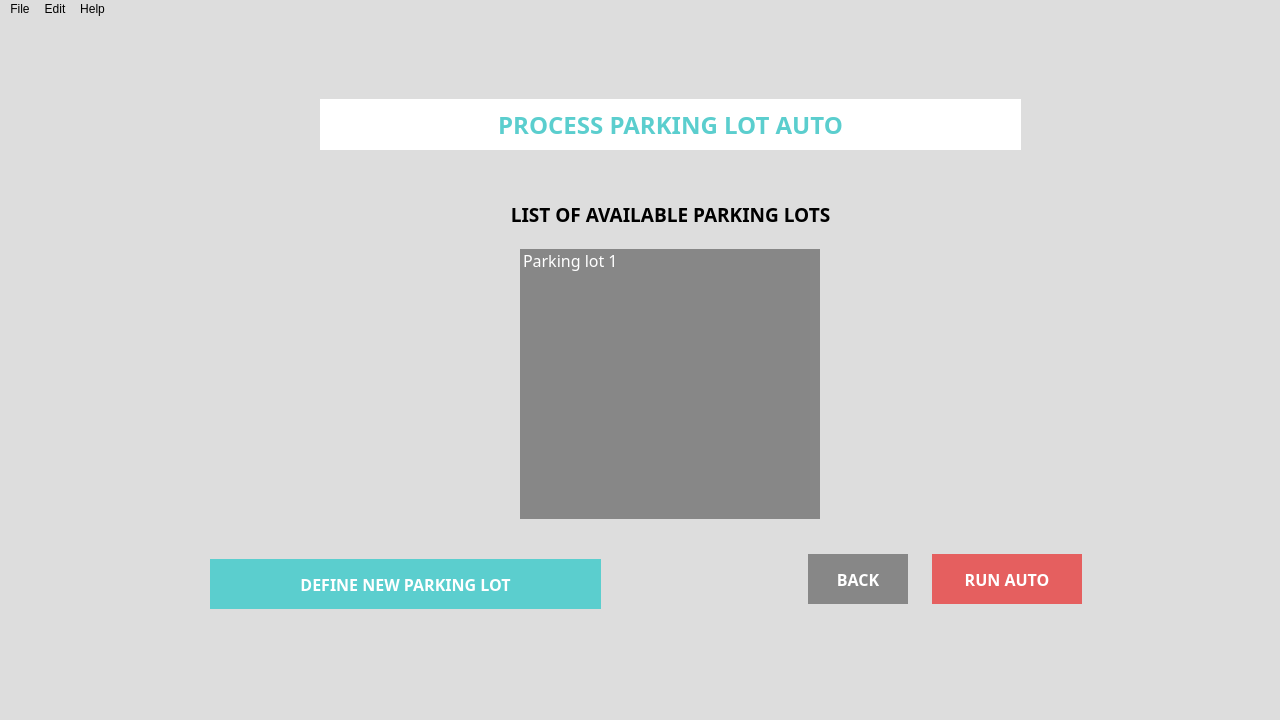
<?xml version="1.0" encoding="UTF-8"?>
<ui version="4.0">
 <class>MainWindow</class>
 <widget class="QMainWindow" name="MainWindow">
  <property name="geometry">
   <rect>
    <x>0</x>
    <y>0</y>
    <width>1280</width>
    <height>720</height>
   </rect>
  </property>
  <property name="windowTitle">
   <string>MainWindow</string>
  </property>
  <property name="styleSheet">
   <string notr="true">color: black;

background-color: rgb(221, 221, 221);
border:0;
font: 12pt &quot;Montserrat&quot;;</string>
  </property>
  <widget class="QWidget" name="centralwidget">
   <widget class="QLabel" name="define_parking_lot_label">
    <property name="geometry">
     <rect>
      <x>320</x>
      <y>80</y>
      <width>701</width>
      <height>51</height>
     </rect>
    </property>
    <property name="font">
     <font>
      <family>Montserrat</family>
      <pointsize>18</pointsize>
      <weight>75</weight>
      <italic>false</italic>
      <bold>true</bold>
     </font>
    </property>
    <property name="styleSheet">
     <string notr="true">color: rgb(91, 206, 206);
background-color: rgb(255, 255, 255);
font: 18pt;
font: bold;</string>
    </property>
    <property name="text">
     <string>PROCESS PARKING LOT AUTO</string>
    </property>
    <property name="alignment">
     <set>Qt::AlignCenter</set>
    </property>
   </widget>
   <widget class="QLabel" name="define_parking_lot_label_2">
    <property name="geometry">
     <rect>
      <x>320</x>
      <y>170</y>
      <width>701</width>
      <height>51</height>
     </rect>
    </property>
    <property name="font">
     <font>
      <family>Montserrat</family>
      <pointsize>14</pointsize>
      <weight>75</weight>
      <italic>false</italic>
      <bold>true</bold>
     </font>
    </property>
    <property name="styleSheet">
     <string notr="true">color: black;
background-color: transparent;
font: 14pt;
font: bold;</string>
    </property>
    <property name="text">
     <string>LIST OF AVAILABLE PARKING LOTS</string>
    </property>
    <property name="alignment">
     <set>Qt::AlignCenter</set>
    </property>
   </widget>
   <widget class="QListWidget" name="list_parking_lotWidget">
    <property name="geometry">
     <rect>
      <x>520</x>
      <y>230</y>
      <width>300</width>
      <height>270</height>
     </rect>
    </property>
    <property name="maximumSize">
     <size>
      <width>300</width>
      <height>270</height>
     </size>
    </property>
    <property name="font">
     <font>
      <family>Montserrat</family>
      <pointsize>12</pointsize>
      <weight>50</weight>
      <italic>false</italic>
      <bold>false</bold>
     </font>
    </property>
    <property name="styleSheet">
     <string notr="true">background-color: rgb(135, 135, 135);
color: rgb(255, 255, 255);</string>
    </property>
    <item>
     <property name="text">
      <string>Parking lot 1</string>
     </property>
    </item>
   </widget>
   <widget class="QPushButton" name="define_button">
    <property name="geometry">
     <rect>
      <x>210</x>
      <y>540</y>
      <width>391</width>
      <height>50</height>
     </rect>
    </property>
    <property name="sizePolicy">
     <sizepolicy hsizetype="Minimum" vsizetype="Fixed">
      <horstretch>0</horstretch>
      <verstretch>0</verstretch>
     </sizepolicy>
    </property>
    <property name="maximumSize">
     <size>
      <width>16777215</width>
      <height>50</height>
     </size>
    </property>
    <property name="palette">
     <palette>
      <active>
       <colorrole role="WindowText">
        <brush brushstyle="SolidPattern">
         <color alpha="255">
          <red>255</red>
          <green>255</green>
          <blue>255</blue>
         </color>
        </brush>
       </colorrole>
       <colorrole role="Button">
        <brush brushstyle="SolidPattern">
         <color alpha="255">
          <red>91</red>
          <green>206</green>
          <blue>206</blue>
         </color>
        </brush>
       </colorrole>
       <colorrole role="Text">
        <brush brushstyle="SolidPattern">
         <color alpha="255">
          <red>255</red>
          <green>255</green>
          <blue>255</blue>
         </color>
        </brush>
       </colorrole>
       <colorrole role="ButtonText">
        <brush brushstyle="SolidPattern">
         <color alpha="255">
          <red>255</red>
          <green>255</green>
          <blue>255</blue>
         </color>
        </brush>
       </colorrole>
       <colorrole role="Base">
        <brush brushstyle="SolidPattern">
         <color alpha="255">
          <red>91</red>
          <green>206</green>
          <blue>206</blue>
         </color>
        </brush>
       </colorrole>
       <colorrole role="Window">
        <brush brushstyle="SolidPattern">
         <color alpha="255">
          <red>91</red>
          <green>206</green>
          <blue>206</blue>
         </color>
        </brush>
       </colorrole>
       <colorrole role="PlaceholderText">
        <brush brushstyle="NoBrush">
         <color alpha="128">
          <red>255</red>
          <green>255</green>
          <blue>255</blue>
         </color>
        </brush>
       </colorrole>
      </active>
      <inactive>
       <colorrole role="WindowText">
        <brush brushstyle="SolidPattern">
         <color alpha="255">
          <red>255</red>
          <green>255</green>
          <blue>255</blue>
         </color>
        </brush>
       </colorrole>
       <colorrole role="Button">
        <brush brushstyle="SolidPattern">
         <color alpha="255">
          <red>91</red>
          <green>206</green>
          <blue>206</blue>
         </color>
        </brush>
       </colorrole>
       <colorrole role="Text">
        <brush brushstyle="SolidPattern">
         <color alpha="255">
          <red>255</red>
          <green>255</green>
          <blue>255</blue>
         </color>
        </brush>
       </colorrole>
       <colorrole role="ButtonText">
        <brush brushstyle="SolidPattern">
         <color alpha="255">
          <red>255</red>
          <green>255</green>
          <blue>255</blue>
         </color>
        </brush>
       </colorrole>
       <colorrole role="Base">
        <brush brushstyle="SolidPattern">
         <color alpha="255">
          <red>91</red>
          <green>206</green>
          <blue>206</blue>
         </color>
        </brush>
       </colorrole>
       <colorrole role="Window">
        <brush brushstyle="SolidPattern">
         <color alpha="255">
          <red>91</red>
          <green>206</green>
          <blue>206</blue>
         </color>
        </brush>
       </colorrole>
       <colorrole role="PlaceholderText">
        <brush brushstyle="NoBrush">
         <color alpha="128">
          <red>255</red>
          <green>255</green>
          <blue>255</blue>
         </color>
        </brush>
       </colorrole>
      </inactive>
      <disabled>
       <colorrole role="WindowText">
        <brush brushstyle="SolidPattern">
         <color alpha="255">
          <red>255</red>
          <green>255</green>
          <blue>255</blue>
         </color>
        </brush>
       </colorrole>
       <colorrole role="Button">
        <brush brushstyle="SolidPattern">
         <color alpha="255">
          <red>91</red>
          <green>206</green>
          <blue>206</blue>
         </color>
        </brush>
       </colorrole>
       <colorrole role="Text">
        <brush brushstyle="SolidPattern">
         <color alpha="255">
          <red>255</red>
          <green>255</green>
          <blue>255</blue>
         </color>
        </brush>
       </colorrole>
       <colorrole role="ButtonText">
        <brush brushstyle="SolidPattern">
         <color alpha="255">
          <red>255</red>
          <green>255</green>
          <blue>255</blue>
         </color>
        </brush>
       </colorrole>
       <colorrole role="Base">
        <brush brushstyle="SolidPattern">
         <color alpha="255">
          <red>91</red>
          <green>206</green>
          <blue>206</blue>
         </color>
        </brush>
       </colorrole>
       <colorrole role="Window">
        <brush brushstyle="SolidPattern">
         <color alpha="255">
          <red>91</red>
          <green>206</green>
          <blue>206</blue>
         </color>
        </brush>
       </colorrole>
       <colorrole role="PlaceholderText">
        <brush brushstyle="NoBrush">
         <color alpha="128">
          <red>255</red>
          <green>255</green>
          <blue>255</blue>
         </color>
        </brush>
       </colorrole>
      </disabled>
     </palette>
    </property>
    <property name="font">
     <font>
      <family>Montserrat</family>
      <pointsize>12</pointsize>
      <weight>75</weight>
      <italic>false</italic>
      <bold>true</bold>
     </font>
    </property>
    <property name="whatsThis">
     <string>&lt;html&gt;&lt;head/&gt;&lt;body&gt;&lt;p&gt;&lt;span style=&quot; font-size:11pt; font-weight:400;&quot;&gt;Save the coordinate information as Landmark&lt;/span&gt;&lt;/p&gt;&lt;/body&gt;&lt;/html&gt;</string>
    </property>
    <property name="styleSheet">
     <string notr="true">QPushButton{
	background-color: rgb(91, 206, 206);
	color: rgb(255, 255, 255);
	font: 12pt;
	font: bold;
}

QPushButton:hover{
	background-color: rgb(108, 245, 245);
}

QPushButton:pressed{
	background-color: rgb(51, 153, 150);
}</string>
    </property>
    <property name="text">
     <string>DEFINE NEW PARKING LOT</string>
    </property>
   </widget>
   <widget class="QWidget" name="horizontalLayoutWidget_2">
    <property name="geometry">
     <rect>
      <x>790</x>
      <y>520</y>
      <width>311</width>
      <height>80</height>
     </rect>
    </property>
    <layout class="QHBoxLayout" name="horizontalLayout">
     <item>
      <widget class="QPushButton" name="back_button">
       <property name="maximumSize">
        <size>
         <width>100</width>
         <height>50</height>
        </size>
       </property>
       <property name="palette">
        <palette>
         <active>
          <colorrole role="WindowText">
           <brush brushstyle="SolidPattern">
            <color alpha="255">
             <red>255</red>
             <green>255</green>
             <blue>255</blue>
            </color>
           </brush>
          </colorrole>
          <colorrole role="Button">
           <brush brushstyle="SolidPattern">
            <color alpha="255">
             <red>135</red>
             <green>135</green>
             <blue>135</blue>
            </color>
           </brush>
          </colorrole>
          <colorrole role="Text">
           <brush brushstyle="SolidPattern">
            <color alpha="255">
             <red>255</red>
             <green>255</green>
             <blue>255</blue>
            </color>
           </brush>
          </colorrole>
          <colorrole role="ButtonText">
           <brush brushstyle="SolidPattern">
            <color alpha="255">
             <red>255</red>
             <green>255</green>
             <blue>255</blue>
            </color>
           </brush>
          </colorrole>
          <colorrole role="Base">
           <brush brushstyle="SolidPattern">
            <color alpha="255">
             <red>135</red>
             <green>135</green>
             <blue>135</blue>
            </color>
           </brush>
          </colorrole>
          <colorrole role="Window">
           <brush brushstyle="SolidPattern">
            <color alpha="255">
             <red>135</red>
             <green>135</green>
             <blue>135</blue>
            </color>
           </brush>
          </colorrole>
          <colorrole role="PlaceholderText">
           <brush brushstyle="NoBrush">
            <color alpha="128">
             <red>255</red>
             <green>255</green>
             <blue>255</blue>
            </color>
           </brush>
          </colorrole>
         </active>
         <inactive>
          <colorrole role="WindowText">
           <brush brushstyle="SolidPattern">
            <color alpha="255">
             <red>255</red>
             <green>255</green>
             <blue>255</blue>
            </color>
           </brush>
          </colorrole>
          <colorrole role="Button">
           <brush brushstyle="SolidPattern">
            <color alpha="255">
             <red>135</red>
             <green>135</green>
             <blue>135</blue>
            </color>
           </brush>
          </colorrole>
          <colorrole role="Text">
           <brush brushstyle="SolidPattern">
            <color alpha="255">
             <red>255</red>
             <green>255</green>
             <blue>255</blue>
            </color>
           </brush>
          </colorrole>
          <colorrole role="ButtonText">
           <brush brushstyle="SolidPattern">
            <color alpha="255">
             <red>255</red>
             <green>255</green>
             <blue>255</blue>
            </color>
           </brush>
          </colorrole>
          <colorrole role="Base">
           <brush brushstyle="SolidPattern">
            <color alpha="255">
             <red>135</red>
             <green>135</green>
             <blue>135</blue>
            </color>
           </brush>
          </colorrole>
          <colorrole role="Window">
           <brush brushstyle="SolidPattern">
            <color alpha="255">
             <red>135</red>
             <green>135</green>
             <blue>135</blue>
            </color>
           </brush>
          </colorrole>
          <colorrole role="PlaceholderText">
           <brush brushstyle="NoBrush">
            <color alpha="128">
             <red>255</red>
             <green>255</green>
             <blue>255</blue>
            </color>
           </brush>
          </colorrole>
         </inactive>
         <disabled>
          <colorrole role="WindowText">
           <brush brushstyle="SolidPattern">
            <color alpha="255">
             <red>255</red>
             <green>255</green>
             <blue>255</blue>
            </color>
           </brush>
          </colorrole>
          <colorrole role="Button">
           <brush brushstyle="SolidPattern">
            <color alpha="255">
             <red>135</red>
             <green>135</green>
             <blue>135</blue>
            </color>
           </brush>
          </colorrole>
          <colorrole role="Text">
           <brush brushstyle="SolidPattern">
            <color alpha="255">
             <red>255</red>
             <green>255</green>
             <blue>255</blue>
            </color>
           </brush>
          </colorrole>
          <colorrole role="ButtonText">
           <brush brushstyle="SolidPattern">
            <color alpha="255">
             <red>255</red>
             <green>255</green>
             <blue>255</blue>
            </color>
           </brush>
          </colorrole>
          <colorrole role="Base">
           <brush brushstyle="SolidPattern">
            <color alpha="255">
             <red>135</red>
             <green>135</green>
             <blue>135</blue>
            </color>
           </brush>
          </colorrole>
          <colorrole role="Window">
           <brush brushstyle="SolidPattern">
            <color alpha="255">
             <red>135</red>
             <green>135</green>
             <blue>135</blue>
            </color>
           </brush>
          </colorrole>
          <colorrole role="PlaceholderText">
           <brush brushstyle="NoBrush">
            <color alpha="128">
             <red>255</red>
             <green>255</green>
             <blue>255</blue>
            </color>
           </brush>
          </colorrole>
         </disabled>
        </palette>
       </property>
       <property name="font">
        <font>
         <family>Montserrat</family>
         <pointsize>12</pointsize>
         <weight>75</weight>
         <italic>false</italic>
         <bold>true</bold>
        </font>
       </property>
       <property name="whatsThis">
        <string>&lt;html&gt;&lt;head/&gt;&lt;body&gt;&lt;p&gt;&lt;span style=&quot; font-size:11pt; font-weight:400;&quot;&gt;Return to previous step&lt;/span&gt;&lt;/p&gt;&lt;/body&gt;&lt;/html&gt;</string>
       </property>
       <property name="styleSheet">
        <string notr="true">QPushButton{
	background-color:rgb(135, 135, 135);
	color: rgb(255, 255, 255);
	font: 12pt;
	font: bold;
}

QPushButton:hover{
	background-color:rgb(180, 180, 180);
}

QPushButton:pressed{
	background-color:rgb(86, 86, 86);
	border -radius: 20px;
}</string>
       </property>
       <property name="text">
        <string>BACK</string>
       </property>
      </widget>
     </item>
     <item>
      <widget class="QPushButton" name="run_auto_button">
       <property name="maximumSize">
        <size>
         <width>150</width>
         <height>50</height>
        </size>
       </property>
       <property name="palette">
        <palette>
         <active>
          <colorrole role="WindowText">
           <brush brushstyle="SolidPattern">
            <color alpha="255">
             <red>255</red>
             <green>255</green>
             <blue>255</blue>
            </color>
           </brush>
          </colorrole>
          <colorrole role="Button">
           <brush brushstyle="SolidPattern">
            <color alpha="255">
             <red>229</red>
             <green>95</green>
             <blue>95</blue>
            </color>
           </brush>
          </colorrole>
          <colorrole role="Text">
           <brush brushstyle="SolidPattern">
            <color alpha="255">
             <red>255</red>
             <green>255</green>
             <blue>255</blue>
            </color>
           </brush>
          </colorrole>
          <colorrole role="ButtonText">
           <brush brushstyle="SolidPattern">
            <color alpha="255">
             <red>255</red>
             <green>255</green>
             <blue>255</blue>
            </color>
           </brush>
          </colorrole>
          <colorrole role="Base">
           <brush brushstyle="SolidPattern">
            <color alpha="255">
             <red>229</red>
             <green>95</green>
             <blue>95</blue>
            </color>
           </brush>
          </colorrole>
          <colorrole role="Window">
           <brush brushstyle="SolidPattern">
            <color alpha="255">
             <red>229</red>
             <green>95</green>
             <blue>95</blue>
            </color>
           </brush>
          </colorrole>
          <colorrole role="PlaceholderText">
           <brush brushstyle="NoBrush">
            <color alpha="128">
             <red>255</red>
             <green>255</green>
             <blue>255</blue>
            </color>
           </brush>
          </colorrole>
         </active>
         <inactive>
          <colorrole role="WindowText">
           <brush brushstyle="SolidPattern">
            <color alpha="255">
             <red>255</red>
             <green>255</green>
             <blue>255</blue>
            </color>
           </brush>
          </colorrole>
          <colorrole role="Button">
           <brush brushstyle="SolidPattern">
            <color alpha="255">
             <red>229</red>
             <green>95</green>
             <blue>95</blue>
            </color>
           </brush>
          </colorrole>
          <colorrole role="Text">
           <brush brushstyle="SolidPattern">
            <color alpha="255">
             <red>255</red>
             <green>255</green>
             <blue>255</blue>
            </color>
           </brush>
          </colorrole>
          <colorrole role="ButtonText">
           <brush brushstyle="SolidPattern">
            <color alpha="255">
             <red>255</red>
             <green>255</green>
             <blue>255</blue>
            </color>
           </brush>
          </colorrole>
          <colorrole role="Base">
           <brush brushstyle="SolidPattern">
            <color alpha="255">
             <red>229</red>
             <green>95</green>
             <blue>95</blue>
            </color>
           </brush>
          </colorrole>
          <colorrole role="Window">
           <brush brushstyle="SolidPattern">
            <color alpha="255">
             <red>229</red>
             <green>95</green>
             <blue>95</blue>
            </color>
           </brush>
          </colorrole>
          <colorrole role="PlaceholderText">
           <brush brushstyle="NoBrush">
            <color alpha="128">
             <red>255</red>
             <green>255</green>
             <blue>255</blue>
            </color>
           </brush>
          </colorrole>
         </inactive>
         <disabled>
          <colorrole role="WindowText">
           <brush brushstyle="SolidPattern">
            <color alpha="255">
             <red>255</red>
             <green>255</green>
             <blue>255</blue>
            </color>
           </brush>
          </colorrole>
          <colorrole role="Button">
           <brush brushstyle="SolidPattern">
            <color alpha="255">
             <red>229</red>
             <green>95</green>
             <blue>95</blue>
            </color>
           </brush>
          </colorrole>
          <colorrole role="Text">
           <brush brushstyle="SolidPattern">
            <color alpha="255">
             <red>255</red>
             <green>255</green>
             <blue>255</blue>
            </color>
           </brush>
          </colorrole>
          <colorrole role="ButtonText">
           <brush brushstyle="SolidPattern">
            <color alpha="255">
             <red>255</red>
             <green>255</green>
             <blue>255</blue>
            </color>
           </brush>
          </colorrole>
          <colorrole role="Base">
           <brush brushstyle="SolidPattern">
            <color alpha="255">
             <red>229</red>
             <green>95</green>
             <blue>95</blue>
            </color>
           </brush>
          </colorrole>
          <colorrole role="Window">
           <brush brushstyle="SolidPattern">
            <color alpha="255">
             <red>229</red>
             <green>95</green>
             <blue>95</blue>
            </color>
           </brush>
          </colorrole>
          <colorrole role="PlaceholderText">
           <brush brushstyle="NoBrush">
            <color alpha="128">
             <red>255</red>
             <green>255</green>
             <blue>255</blue>
            </color>
           </brush>
          </colorrole>
         </disabled>
        </palette>
       </property>
       <property name="font">
        <font>
         <family>Montserrat</family>
         <pointsize>12</pointsize>
         <weight>75</weight>
         <italic>false</italic>
         <bold>true</bold>
        </font>
       </property>
       <property name="whatsThis">
        <string>&lt;html&gt;&lt;head/&gt;&lt;body&gt;&lt;p&gt;&lt;span style=&quot; font-size:11pt; font-weight:400;&quot;&gt;Proceed to next step&lt;/span&gt;&lt;/p&gt;&lt;/body&gt;&lt;/html&gt;</string>
       </property>
       <property name="styleSheet">
        <string notr="true">QPushButton{
	background-color: rgb(229, 95, 95);
	color: rgb(255, 255, 255);
	font: 12pt;
	font: bold;
}

QPushButton:hover{
	background-color:rgb(255, 106, 106);
}

QPushButton:pressed{
	background-color: rgb(167, 69, 69);
}</string>
       </property>
       <property name="text">
        <string>RUN AUTO</string>
       </property>
      </widget>
     </item>
    </layout>
   </widget>
   <widget class="QLabel" name="noti_label">
    <property name="geometry">
     <rect>
      <x>850</x>
      <y>382</y>
      <width>251</width>
      <height>121</height>
     </rect>
    </property>
    <property name="styleSheet">
     <string notr="true">background-color: transparent;</string>
    </property>
    <property name="text">
     <string/>
    </property>
   </widget>
  </widget>
  <widget class="QMenuBar" name="menubar">
   <property name="geometry">
    <rect>
     <x>0</x>
     <y>0</y>
     <width>1280</width>
     <height>28</height>
    </rect>
   </property>
   <widget class="QMenu" name="menuFile">
    <property name="title">
     <string>File</string>
    </property>
    <addaction name="actionOption_1"/>
    <addaction name="actionOption_2"/>
    <addaction name="separator"/>
    <addaction name="actionExit"/>
   </widget>
   <widget class="QMenu" name="menuEdit">
    <property name="title">
     <string>Edit</string>
    </property>
    <addaction name="actionUser_mode"/>
    <addaction name="actionDeveloper_mode"/>
   </widget>
   <widget class="QMenu" name="menuHelp">
    <property name="title">
     <string>Help</string>
    </property>
    <addaction name="actionOption_3"/>
    <addaction name="actionOption_4"/>
   </widget>
   <addaction name="menuFile"/>
   <addaction name="menuEdit"/>
   <addaction name="menuHelp"/>
  </widget>
  <widget class="QStatusBar" name="statusbar"/>
  <action name="actionOption_1">
   <property name="text">
    <string>Option 1</string>
   </property>
  </action>
  <action name="actionOption_2">
   <property name="text">
    <string>Option 2</string>
   </property>
  </action>
  <action name="actionExit">
   <property name="text">
    <string>Exit</string>
   </property>
  </action>
  <action name="actionUser_mode">
   <property name="text">
    <string>User mode</string>
   </property>
  </action>
  <action name="actionDeveloper_mode">
   <property name="text">
    <string>Developer mode</string>
   </property>
  </action>
  <action name="actionOption_3">
   <property name="text">
    <string>Option 1</string>
   </property>
  </action>
  <action name="actionOption_4">
   <property name="text">
    <string>Option 2</string>
   </property>
  </action>
 </widget>
 <resources/>
 <connections/>
</ui>
